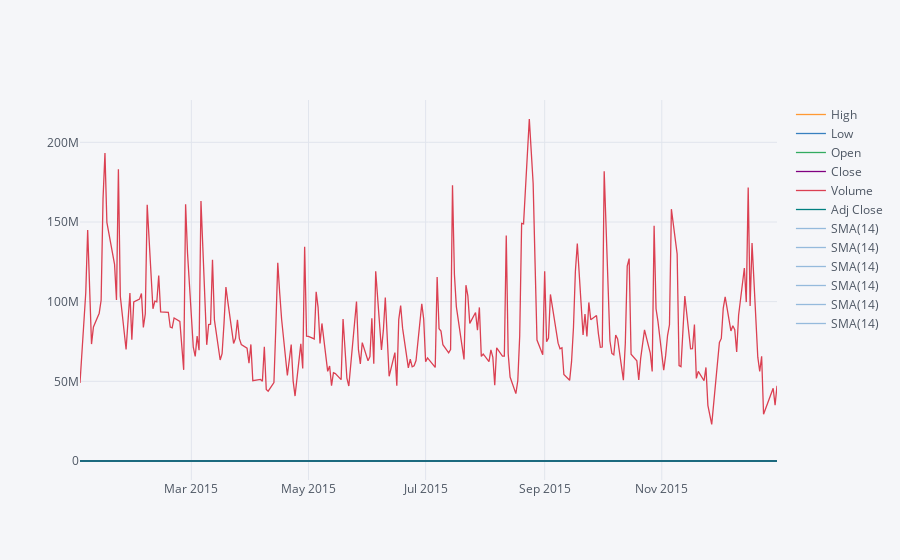

The notebook cell this image was saved under:
### Markdown cell above
**Using .ta_plot(study='boll') to create a Bollinger Band Plot for Bank of America for the year 2015:**

### Code cell
BAC['2015-01-01': '2015-12-31'].ta_plot(study='sma')

### Figure 1 — Plotly figure (JSON) as saved in the notebook; plotly's stock layout.template omitted (floating-point values rounded to 4 significant figures; data arrays with more than 128 entries replaced by an {"elided": "..."} marker saying what was removed)
{"data": [{"line": {"color": "rgba(255, 153, 51, 1.0)", "dash": "solid", "shape": "linear", "width": 1.3}, "mode": "lines", "name": "High", "text": "", "type": "scatter", "x": {"elided": "252 str values"}, "y": {"elided": "252 float values"}}, {"line": {"color": "rgba(55, 128, 191, 1.0)", "dash": "solid", "shape": "linear", "width": 1.3}, "mode": "lines", "name": "Low", "text": "", "type": "scatter", "x": {"elided": "252 str values"}, "y": {"elided": "252 float values"}}, {"line": {"color": "rgba(50, 171, 96, 1.0)", "dash": "solid", "shape": "linear", "width": 1.3}, "mode": "lines", "name": "Open", "text": "", "type": "scatter", "x": {"elided": "252 str values"}, "y": {"elided": "252 float values"}}, {"line": {"color": "rgba(128, 0, 128, 1.0)", "dash": "solid", "shape": "linear", "width": 1.3}, "mode": "lines", "name": "Close", "text": "", "type": "scatter", "x": {"elided": "252 str values"}, "y": {"elided": "252 float values"}}, {"line": {"color": "rgba(219, 64, 82, 1.0)", "dash": "solid", "shape": "linear", "width": 1.3}, "mode": "lines", "name": "Volume", "text": "", "type": "scatter", "x": {"elided": "252 str values"}, "y": {"elided": "252 int values"}}, {"line": {"color": "rgba(0, 128, 128, 1.0)", "dash": "solid", "shape": "linear", "width": 1.3}, "mode": "lines", "name": "Adj Close", "text": "", "type": "scatter", "x": {"elided": "252 str values"}, "y": {"elided": "252 float values"}}, {"line": {"color": "rgba(55, 128, 191, 0.49999999999999983)", "dash": "solid", "shape": "linear", "width": 1.3}, "mode": "lines", "name": "SMA(14)", "text": "", "type": "scatter", "x": {"elided": "252 str values"}, "y": {"elided": "252x6 mixed values"}}, {"line": {"color": "rgba(55, 128, 191, 0.49999999999999983)", "dash": "solid", "shape": "linear", "width": 1.3}, "mode": "lines", "name": "SMA(14)", "text": "", "type": "scatter", "x": {"elided": "252 str values"}, "y": {"elided": "252x6 mixed values"}}, {"line": {"color": "rgba(55, 128, 191, 0.49999999999999983)", "dash": "solid", "shape": "linear", "width": 1.3}, "mode": "lines", "name": "SMA(14)", "text": "", "type": "scatter", "x": {"elided": "252 str values"}, "y": {"elided": "252x6 mixed values"}}, {"line": {"color": "rgba(55, 128, 191, 0.49999999999999983)", "dash": "solid", "shape": "linear", "width": 1.3}, "mode": "lines", "name": "SMA(14)", "text": "", "type": "scatter", "x": {"elided": "252 str values"}, "y": {"elided": "252x6 mixed values"}}, {"line": {"color": "rgba(55, 128, 191, 0.49999999999999983)", "dash": "solid", "shape": "linear", "width": 1.3}, "mode": "lines", "name": "SMA(14)", "text": "", "type": "scatter", "x": {"elided": "252 str values"}, "y": {"elided": "252x6 mixed values"}}, {"line": {"color": "rgba(55, 128, 191, 0.49999999999999983)", "dash": "solid", "shape": "linear", "width": 1.3}, "mode": "lines", "name": "SMA(14)", "text": "", "type": "scatter", "x": {"elided": "252 str values"}, "y": {"elided": "252x6 mixed values"}}], "layout": {"legend": {"bgcolor": "#F5F6F9", "font": {"color": "#4D5663"}}, "paper_bgcolor": "#F5F6F9", "plot_bgcolor": "#F5F6F9", "title": {"font": {"color": "#4D5663"}}, "xaxis": {"gridcolor": "#E1E5ED", "showgrid": true, "tickfont": {"color": "#4D5663"}, "title": {"font": {"color": "#4D5663"}, "text": ""}, "zerolinecolor": "#E1E5ED"}, "yaxis": {"gridcolor": "#E1E5ED", "showgrid": true, "tickfont": {"color": "#4D5663"}, "title": {"font": {"color": "#4D5663"}, "text": ""}, "zerolinecolor": "#E1E5ED"}}}
